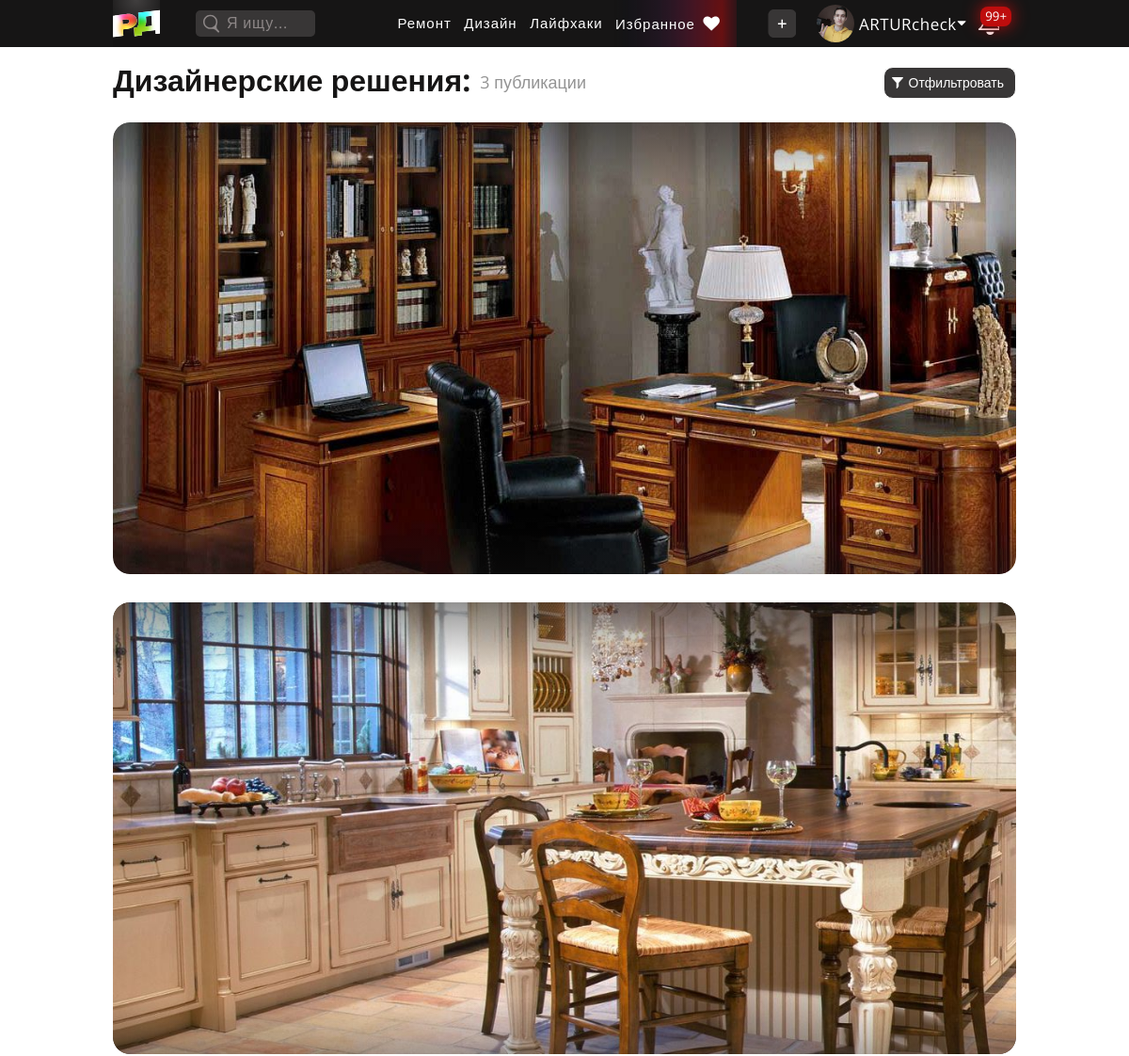
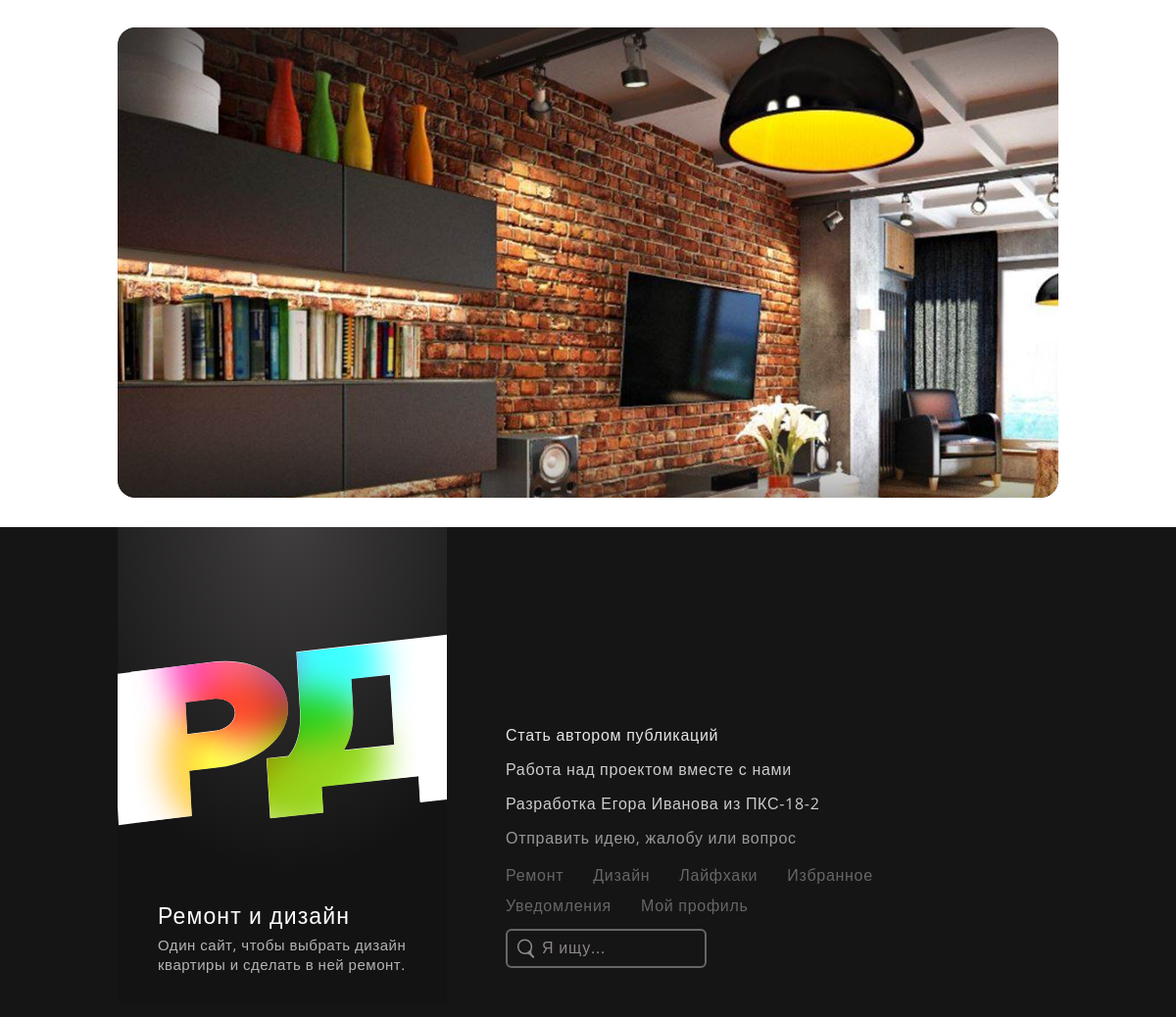
Screenshot of /pub/designs/ (signed in) with the database file from the repository (2 pictures, top to bottom).
### authapp/models.py (models this page shows, shortened)
class User(AbstractUser):
    photo = models.ImageField(upload_to='users_avatars', blank=True, null=True, default='users_avatars/no_avatar.png', verbose_name='Аватарка')
    role = models.ForeignKey('UserRoles', on_delete=models.SET_DEFAULT, default=1, verbose_name='Роль в ИС', blank=False)
    bio = models.CharField(max_length=100, blank=True, null=True, verbose_name='Самоописание/статус')
    age = models.PositiveIntegerField(verbose_name='Возраст')
    phone_number = models.PositiveIntegerField(null=True, blank=False, unique=True, verbose_name="Номер телефона")
    last_entry = models.DateTimeField(auto_now=True, verbose_name='Дата и время последней авторизации')
    class Meta:
        verbose_name = 'Пользователь'
        verbose_name_plural = 'Пользователи'

### publicationapp/models.py (models this page shows, shortened)
class Publication(models.Model):
    title = models.CharField(max_length=135, verbose_name='Заголовок публикации')
    role = models.ForeignKey('PubRoles', on_delete=models.SET_DEFAULT, default=1, verbose_name='Вид публикации', blank=False)
    preview = models.FileField(max_length=200, upload_to='pub_media', validators=[FileExtensionValidator(['mp4', 'mov', 'png', 'jpg', 'jpeg', 'pdf'])], verbose_name='Превью')
    content_first_desc =  models.TextField(verbose_name='Текст перед фотографиями', default='')
    content_last_desc =  models.TextField(verbose_name='Текст после фотографий', blank=True, null=True, default='')
    author = models.ForeignKey(settings.AUTH_USER_MODEL, on_delete=models.DO_NOTHING, null=True, verbose_name='Автор')
    pushed = models.DateTimeField(auto_now_add=True, verbose_name='Дата и время публикации')
    cost_min = models.PositiveIntegerField(blank=True, default=0, verbose_name='бюджет от')
    cost_max = models.PositiveIntegerField(blank=True, default=1, verbose_name='бюджет до')
    seen_count = models.IntegerField(default=0, verbose_name='Сколько раз публикация была просмотрена')
    saved_count = models.IntegerField(default=0, verbose_name='Сколько раз публикация была сохранена')
    reported_count = models.IntegerField(default=0, verbose_name='Сколько раз на публикация было жалоб')
    shared_count = models.IntegerField(default=0, verbose_name='Сколько раз нажали поделиться публикацией')
    average_age_watchers = models.IntegerField(default=0, verbose_name='Средний возраст просмотревших')
    average_age_savers = models.IntegerField(default=0, verbose_name='Средний возраст сохранивших')
    class Meta:
        verbose_name = 'Публикация'
        verbose_name_plural = 'Публикации'
        ordering = ('-pushed',)

### publicationapp/views.py (the view)
# urls.py: path('designs/', publicationapp.DesignsWatch.as_view(), name='designs'),
class DesignsWatch(ListView):
    model = Publication
    template_name = 'publicationapp/designs.html'
    context_object_name = 'pubs'
    def get_queryset(self):
        return Publication.objects.filter(role=21)

### publicationapp/templates/publicationapp/designs.html (shortened to what this page needs)
{% extends 'mainapp/base.html' %}
{% block css %}
  <link rel="stylesheet" href="/static/lib\css\style_header.css">
  <link rel="stylesheet" href="/static/lib\css\style_footer.css">
  <link rel="stylesheet" href="/static/lib\css\style_watch_designs.css">
  <link rel="stylesheet" href="/static/lib\css\style_filter.css">
{% endblock %}
{% block content %}
  <div class="page_title">
      <p class="title_p">Дизайнерские решения:</p>
      <p class="count_pubs">{{ pubs.count }} публикации</p>
  </div>
  <div class="pubs_container">
    {% for p in pubs %}
        <div class="pub_one design" id="{{ p.id }}">
          <div class="img_from_pub">
            <img src="{{ p.preview.url }}" alt="">
            <div class="img_black_gradient"> </div>
          </div>
        </div>
    {% endfor %}
  </div>
	<div class="filter_and_gradient">
		<div class="filter_and_gradient_container">
		  <button class="filter_button button_and_submit__without__bgn_and_border">
			<div class="filter">
			  <div class="filter_btn">
				<img class="filter_logo dont_close_on_click" src="/static/sources/SVG/filter_logo.svg" alt="">
				<p class="filter_p dont_close_on_click">Отфильтровать</p>
			  </div>
			</div>
		  </button>
		</div>
	</div>
{% endblock %}

### mainapp/templates/mainapp/base.html (shortened to what this page needs)
<!DOCTYPE html>
<html lang="ru">
<head>
    {% block css %}
    {% endblock %}
</head>
{% block bodystyle %}
<body>
{% endblock %}
  {% block header %}
    <div class="header_bg">
      <div class="header">
          <a href="/">
              <div class="logo_mini"></div>
          </a>
          <div class="header_search">
              <img src="/static/sources/SVG/search.svg" alt="">
              <form class="" action="search.py" method="post">
                  <input type="text" name="search_input" value="" placeholder="Я ищу...">
              </form>
          </div>
          {% if user.is_authenticated %}
            <div class="user_logged_in">
              <div class="header_content">
                  <a href="{% url 'pub:repairs' %}" class="not_heart">Ремонт</a>
                  <a href="{% url 'pub:designs' %}" class="not_heart">Дизайн</a>
                  <a href="{% url 'pub:lifehacks' %}" class="not_heart">Лайфхаки</a>
                  <a href="/saved/" class="saved_heart"><p>Избранное</p><img src="/static/sources/SVG/heart.svg" alt=""></a>
              </div>
              <div class="role_buttoms">
                  {% if user.role.id == 2 or user.role.id == 3 %}
                    <a href="/create_new_pub/" class="create_new_pub" title="Нажмите, чтобы создать публикацию"></a>
                  {% endif %}
              </div>
              <div class="avatar_and_notifications">
                  <div class="avatar_container">
                      <button class="avatar_btn">
                          <div class="avatar_options_mini">
                              <div class="account_img"><img src="{{ user.photo.url }}" style="width:40px;"></div>
                              <p class="avatar_options_mini_p">{{ user.username }}</p>
                              <img class="avatar_triangle" src="/static/sources/SVG/avatar-triangle.svg" alt="">
                          </div>
                      </button>
                  </div>
                  <div class="notifications_container">
                      <button class="notifications_btn">
                          <div class="notifications_mini">
                              <p class="notifications_mini_p">99+</p>
                          </div>
                      </button>
                  </div>
              </div>
            </div>
          {% else %}
            <div class="user_didnt_log_in">
              <a href="{% url 'auth:login' %}" class="btn_udli">Войти</a>
              <a href="{% url 'auth:register' %}" class="btn_udli">Зарегистрироваться</a>
            </div>
          {% endif %}
      </div>
    </div>
    <div class="header_clear_hix">  </div>
  {% endblock %}
  {% block content %}
  {% endblock %}
  {% block footer %}
    <div class="footer_bg">
      <div class="footer">
          <a href="/">
              <div class="logo_huge">
                <div class="text_in_logo">
                  <p class="title_huge_logo">Ремонт и дизайн</p>
                  <p class="text_huge_logo">Один сайт, чтобы выбрать дизайн квартиры и сделать в ней ремонт.</p>
                </div>
              </div>
          </a>
          <div class="links_and_search_footer">
            <a href="/become_an_author/" class="first_two_links">Стать автором публикаций</a>
            <a href="/become_a_teammemder/" class="second_two_links">Работа над проектом вместе с нами</a>
            <p         class="second_two_links">Разработка <a href="https://vk.com/todrgor" class="second_two_links">Егора Иванова</a> из ПКС-18-2</p>
            <a href="/support/" class="third_three_links">Отправить идею, жалобу или вопрос</a>
            <div class="navigation_again_footer">
              <a href="{% url 'pub:repairs' %}">Ремонт</a>
              <a href="{% url 'pub:designs' %}">Дизайн</a>
              <a href="{% url 'pub:lifehacks' %}">Лайфхаки</a>
              <a href="/saved/">Избранное</a>
              <p class="to_notifications">Уведомления</p>
              <a href="{% url 'auth:account_one' pk=user.id %}">Мой профиль</a>
            </div>
            <div class="footer_search">
                <img src="/static/sources/SVG/search.svg" alt="">
                <form class="" action="search.py" method="post">
                    <input type="text" name="search_input" value="" placeholder="Я ищу...">
                </form>
            </div>
          </div>
      </div>
    </div>
  {% endblock %}
</body>
</html>

### rows the page displays
User: photo (picture), username "ARTURcheck"
Publication: preview (picture)
Publication: preview (picture)
Publication: preview (picture)

### other values shown
{{ pubs.count }} "3"
